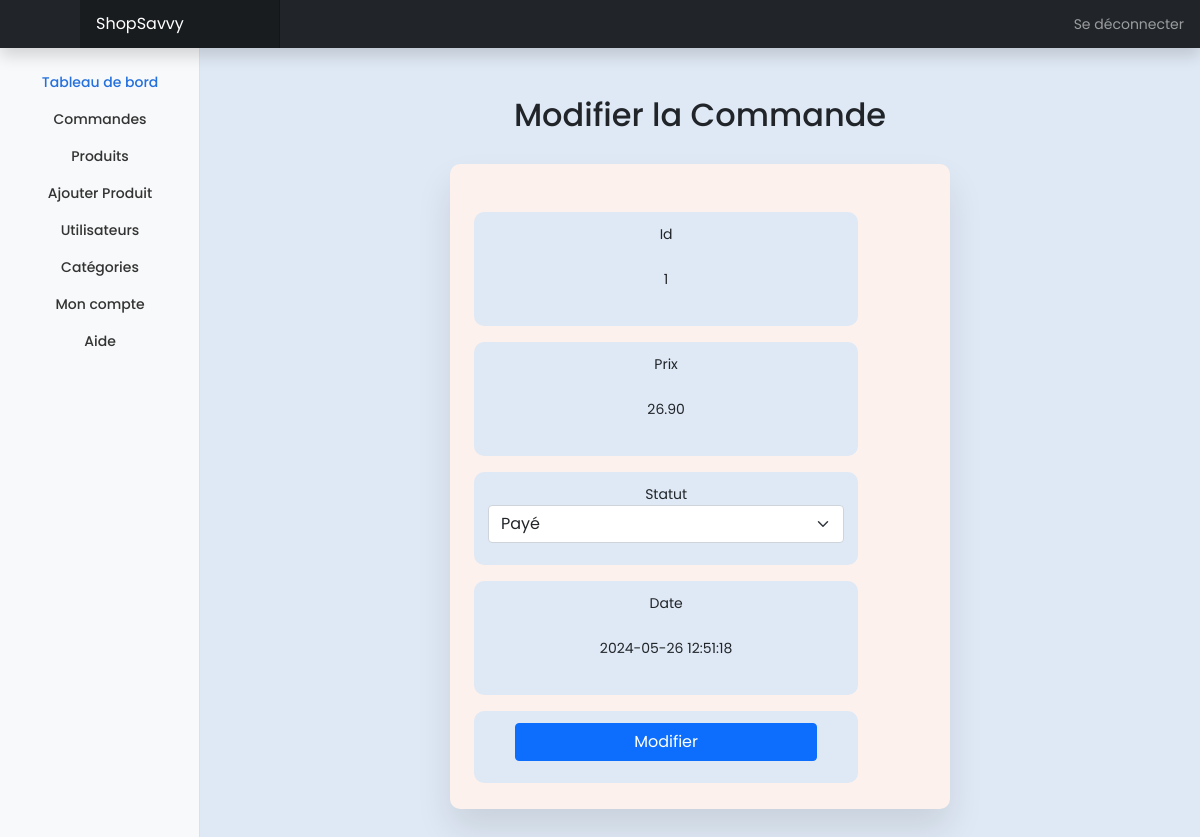
/admin/edit_order.php?order_id=1 (signed in), run on the app's committed database.
### tables this page shows
CREATE TABLE `orders` (
  `order_id` int(11) NOT NULL,
  `order_cost` decimal(6,2) NOT NULL,
  `order_status` varchar(100) NOT NULL DEFAULT 'on_hold',
  `user_id` int(11) NOT NULL,
  `user_phone` int(11) NOT NULL,
  `user_city` varchar(255) NOT NULL,
  `user_address` varchar(255) NOT NULL,
  `order_date` datetime NOT NULL DEFAULT current_timestamp()
);

### admin/edit_order.php (the view, shortened to what this page needs)
<?php include('header.php');?>
<?php
 if(isset($_GET['order_id'])){
    $order_id=$_GET['order_id'];
    $stmt=$conn->prepare("SELECT * FROM orders WHERE order_id=?");
    $stmt->bind_param('i',$order_id);
    $stmt->execute();
    $order=$stmt->get_result();
}else{
    header('location: index.php');
    exit;
}
?>
<div class="container-fluid">
    <div class="row" style="min-height: 1000px;">
        <?php include('sidemenu.php');?>
        <main class="col-md-9 ms-sm-auto col-lg-10 px-md-4">
            <div class="d-flex justify-content-between flex-wrap flex-md-nowrap align-items-center pt-3 pb-2 mb-3">
            </div>
            <h2>Modifier la Commande</h2>
            <div class="wrapper table-responsive">
            <div class="mx-auto container">
                <form id="login-form" method="POST" action="edit_order.php">
                    <?php foreach($order as $r){?>
                    <div class="form-group my-3">
                        <label>Id</label>
                        <p class="my-4"><?php echo $r['order_id'];?></p>
                    </div>
                    <div class="form-group my-3">
                        <label>Prix</label>
                        <p class="my-4"><?php echo $r['order_cost'];?></p>
                    </div>
                    <div class="form-group my-3">
                        <label>Statut</label>
                        <select class="form-select" required name="order_status">
                            <option value="payé" <?php if($r['order_status']=='payé'){ echo "selected";}?>>Payé</option>
                        </select>
                    </div>
                    <div class="form-group my-3">
                        <label>Date</label>
                        <p class="my-4"><?php echo $r['order_date'];?></p>
                    </div>
                    <div class="form-group mt-3">
                        <input type="submit" class="btn btn-primary" name="edit_order" value="Modifier">
                    </div>
                    <?php } ?>
                </form>
            </div>
            </div>
        </main>
    </div>
</div>

### admin/admin.css (style rules this page uses)
* { margin :0; padding:0; box-sizing: border-box; font-family: "Poppins", sans-serif; }
body { background: #dfe9f5; }
.container-fluid { float: right; text-align: center; padding: 10; }
.wrapper { width: 500px; padding: 2rem 0 1rem 0; margin: 30px auto; background: #fcf1ed; border-radius: 10px; text-align: center; box-shadow: 0 20px 35px rgba(0, 0, 0, 0.1); }
form input, form select, form div { width: 85%; outline: none; border: none; background: #dfe9f5; padding: 12px 14px; margin-bottom: 10px; border-radius: 10px; }

### assets/css/dashboard.css (style rules this page uses)
body { font-size: .875rem; }

### data on the page
orders: order_id "1", order_cost "26.90", order_status "Payé", order_date "2024-05-26 12:51:18"
